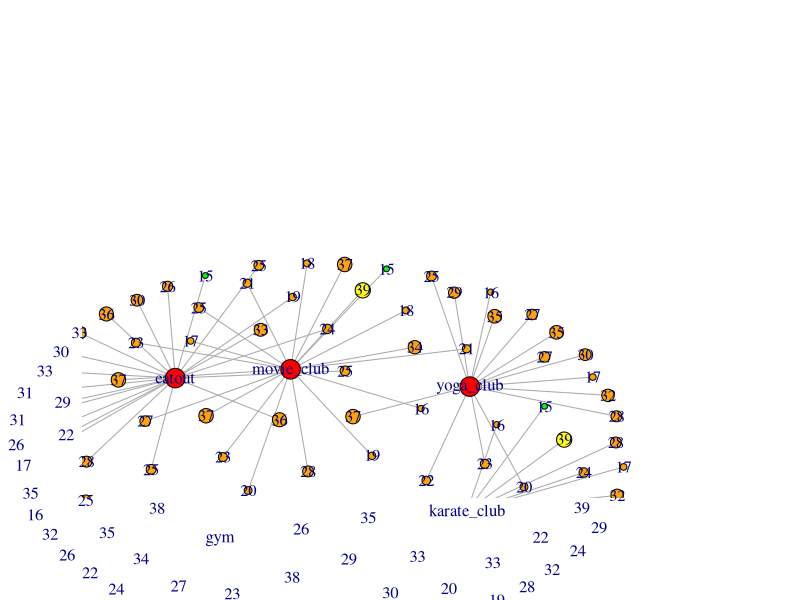
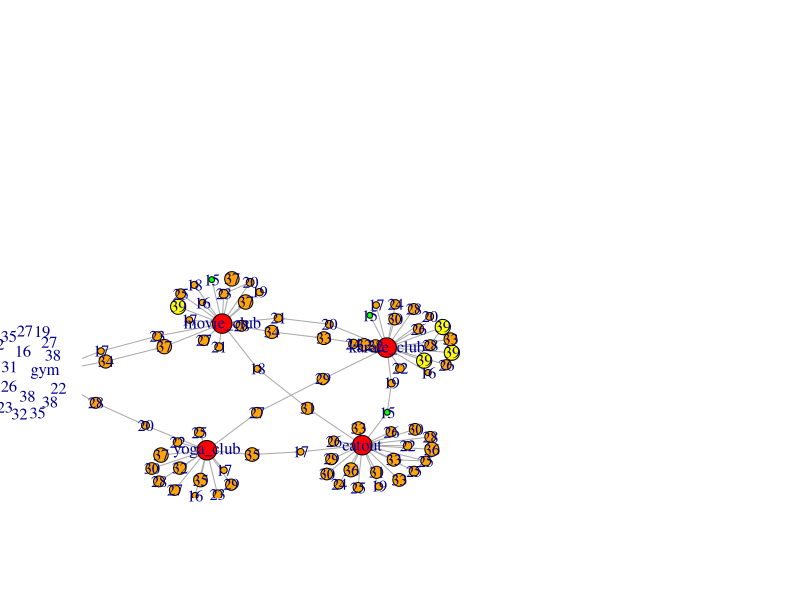
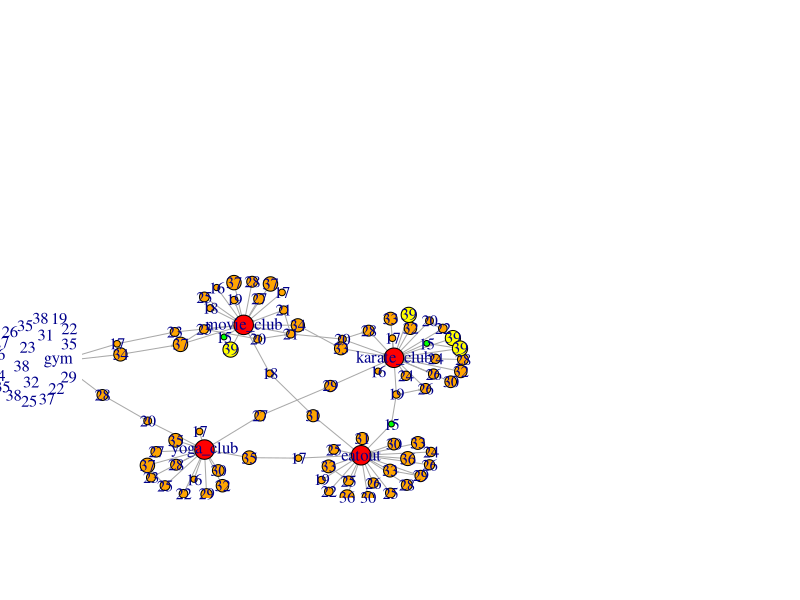

Write the R code that produced these figures, in order. (Note: a time limit stopped this script after it produced the figures.)
  library(igraph)
  
  
  G <- make_empty_graph(100) %>% 
    set_vertex_attr("name",value = as.integer(runif(100,15,40))) %>% 
    set_vertex_attr("Type",value = "Person")
  
  #adding foci nodes
  add_foci_nodes <- function(G)
  {
    i = gorder(G) + 1
    foci_nodes = c("gym","eatout","movie_club","karate_club","yoga_club")
    for(j in 1:5)
    {
      G = G + vertices(i)
      G = set_vertex_attr(G,"name",index = i,value = foci_nodes[j])
      G = set_vertex_attr(G,"Type",index = i,value = "foci")
      i = i + 1
    }
    return(G) 
  }
  
  
  #get the size of the nodes
  get_size <- function(G)
  {
    num = gorder(G)
    nsl <- c()
    for (i in 1:num)
    {
      if (V(G)[i]$Type == "Person")
        nsl<- c(nsl,V(G)[i]$name)
      else
        nsl <- c(nsl,50)
    }
    return(nsl)
  }
  
  
  #get the label of the nodes
  get_labels <- function(G)
  {
    num = gorder(G)
    ll <- c()
    for (i in 1:num)
    {
      if(V(G)[i]$Type == "Person")
        ll <- c(ll,(V(G)[i]$name))
      else
        ll <- c(ll,V(G)[i]$name)
    }
    return(ll)
  }
  
  #get the color of the nodes
  get_color <- function(G)
  {
    num = gorder(G)
    cl <- c()
    for (i in 1:num)
    {
      if(V(G)[i]$Type == "Person")
        if(V(G)[i]$name == 15)
          cl <- c(cl,"green")
        else if(V(G)[i]$name == 39)
          cl <- c(cl,"yellow")
        else
          cl <- c(cl,"orange")
      else
        cl <- c(cl,"red")
    }
    return(cl)
  }
  
  
  get_person_nodes <- function()
  {
    num = gorder(G)
    for (i in 1:num)
    {
      p <- c()
      for (i in 1:num)
      {
        if(V(G)[i]$Type == "Person")
          p <- c(p,i)
      }
    }
    print(p)
    return (p)
  }
  
  #get foci nodes
  get_foci_nodes <- function()
  {
    num = gorder(G)
    for (i in 1:num)
    {
      f <- c()
      for (i in 1:num)
      {
        if(V(G)[i]$Type == "foci")
          f <- c(f,i)
      }
    }
    return (f)
  }
  
  add_foci_edges <- function(G)
  {
    f = get_foci_nodes()
    p = get_person_nodes()
    for (j in p)
    {
      r = sample(f,1)
      G = G + edge(j,r)
    }
    return(G)
  }
  
  #finding homophily
  homophily <-function(G)
  { i =0
    pnodes = get_person_nodes()
    for (u in pnodes){
      for (v in pnodes)
      {
        if (u!=v)
        {
         
          diff = abs(as.integer(V(G)[u]$name) -as.integer( V(G)[v]$name))
          p = 1/(diff + 1000)
         
          r = runif(1)
   
          if (r < p)
          {
            i = i+1
            print(i)
            G = G + edges(u,v)
          }
        }
      }
    }
    return (G)
  }
  cmn <- function(u,v,G)
  {
    nv = neighbors(G,v)
    nu = neighbors(G,u)
    return (length(intersect(nv,nu)))
  }
  
  #finding closures
  closures <- function(G)
  {
    arr <- c()
    num = gorder(G)
    for (u in 1:num)
      for (v in 1:num)
      {
        if(u!=v && (V(G)[u]$Type == "Person" || V(G)[v]$Type == "foci"))
        {
          k = cmn(u,v,G)
          p = 1 - (1-0.01)^k
          temp <- c()
          temp <- c(temp,u)
          temp <- c(temp,v)
          temp <- c(temp,p)
          arr <- rbind(arr,temp)
        }
      }
    for (each in 1:nrow(arr))
    {
      u = arr[each,1]
      v = arr[each,2]
      p = arr[each,3]
      r = runif(1)
      if (r < p)
      {
        G = G + edges(u,v)
      }
    }
    return (G)
  }
  
 #calling functions
  
  
  G = add_foci_nodes(G)
  nodesize = get_size(G)
  labels = get_labels(G)
  color_arr = get_color(G)
  G = add_foci_edges(G)

  
  #plotting graphs
  
  
  plot(G,vertex.label = labels,vertex.size=as.integer(nodesize),vertex.label.font = 0.01,
       rescale = FALSE, ylim=c(-4,12),xlim=c(-4,12), asp = 0,layout = layout.kamada.kawai,
       vertex.color = color_arr,edge.arrow.size = 0.1)
    G = homophily(G)

  plot(G,vertex.label = labels,vertex.size=as.integer(nodesize),vertex.label.font = 0.01,
       rescale = FALSE, ylim=c(-4,12),xlim=c(-4,12), asp = 0,layout = layout.kamada.kawai,
       vertex.color = color_arr,edge.arrow.size = 0.1)
  while(1){
  G = closures(G)
  plot(G,vertex.label = labels,vertex.size=as.integer(nodesize),vertex.label.font = 0.01,
       rescale = FALSE, ylim=c(-4,12),xlim=c(-4,12), asp = 0,layout = layout.kamada.kawai,
       vertex.color = color_arr,edge.arrow.size = 0.1)}
  
    
